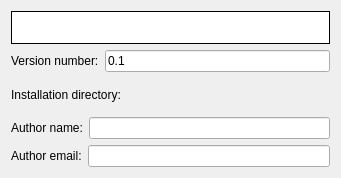
<ui version="4.0" >
 <class>properties</class>
 <widget class="QWidget" name="properties" >
  <property name="geometry" >
   <rect>
    <x>0</x>
    <y>0</y>
    <width>341</width>
    <height>178</height>
   </rect>
  </property>
  <layout class="QGridLayout" name="gridLayout" >
   <item row="0" column="0" >
    <layout class="QVBoxLayout" name="verticalLayout" >
     <item>
      <widget class="QLabel" name="appNameLabel" >
       <property name="palette" >
        <palette>
         <active>
          <colorrole role="WindowText" >
           <brush brushstyle="SolidPattern" >
            <color alpha="255" >
             <red>0</red>
             <green>0</green>
             <blue>0</blue>
            </color>
           </brush>
          </colorrole>
          <colorrole role="Button" >
           <brush brushstyle="SolidPattern" >
            <color alpha="255" >
             <red>255</red>
             <green>255</green>
             <blue>255</blue>
            </color>
           </brush>
          </colorrole>
          <colorrole role="Light" >
           <brush brushstyle="SolidPattern" >
            <color alpha="255" >
             <red>255</red>
             <green>255</green>
             <blue>255</blue>
            </color>
           </brush>
          </colorrole>
          <colorrole role="Midlight" >
           <brush brushstyle="SolidPattern" >
            <color alpha="255" >
             <red>255</red>
             <green>255</green>
             <blue>255</blue>
            </color>
           </brush>
          </colorrole>
          <colorrole role="Dark" >
           <brush brushstyle="SolidPattern" >
            <color alpha="255" >
             <red>127</red>
             <green>127</green>
             <blue>127</blue>
            </color>
           </brush>
          </colorrole>
          <colorrole role="Mid" >
           <brush brushstyle="SolidPattern" >
            <color alpha="255" >
             <red>170</red>
             <green>170</green>
             <blue>170</blue>
            </color>
           </brush>
          </colorrole>
          <colorrole role="Text" >
           <brush brushstyle="SolidPattern" >
            <color alpha="255" >
             <red>0</red>
             <green>0</green>
             <blue>0</blue>
            </color>
           </brush>
          </colorrole>
          <colorrole role="BrightText" >
           <brush brushstyle="SolidPattern" >
            <color alpha="255" >
             <red>255</red>
             <green>255</green>
             <blue>255</blue>
            </color>
           </brush>
          </colorrole>
          <colorrole role="ButtonText" >
           <brush brushstyle="SolidPattern" >
            <color alpha="255" >
             <red>0</red>
             <green>0</green>
             <blue>0</blue>
            </color>
           </brush>
          </colorrole>
          <colorrole role="Base" >
           <brush brushstyle="SolidPattern" >
            <color alpha="255" >
             <red>255</red>
             <green>255</green>
             <blue>255</blue>
            </color>
           </brush>
          </colorrole>
          <colorrole role="Window" >
           <brush brushstyle="SolidPattern" >
            <color alpha="255" >
             <red>255</red>
             <green>255</green>
             <blue>255</blue>
            </color>
           </brush>
          </colorrole>
          <colorrole role="Shadow" >
           <brush brushstyle="SolidPattern" >
            <color alpha="255" >
             <red>0</red>
             <green>0</green>
             <blue>0</blue>
            </color>
           </brush>
          </colorrole>
          <colorrole role="AlternateBase" >
           <brush brushstyle="SolidPattern" >
            <color alpha="255" >
             <red>255</red>
             <green>255</green>
             <blue>255</blue>
            </color>
           </brush>
          </colorrole>
          <colorrole role="ToolTipBase" >
           <brush brushstyle="SolidPattern" >
            <color alpha="255" >
             <red>255</red>
             <green>255</green>
             <blue>220</blue>
            </color>
           </brush>
          </colorrole>
          <colorrole role="ToolTipText" >
           <brush brushstyle="SolidPattern" >
            <color alpha="255" >
             <red>0</red>
             <green>0</green>
             <blue>0</blue>
            </color>
           </brush>
          </colorrole>
         </active>
         <inactive>
          <colorrole role="WindowText" >
           <brush brushstyle="SolidPattern" >
            <color alpha="255" >
             <red>0</red>
             <green>0</green>
             <blue>0</blue>
            </color>
           </brush>
          </colorrole>
          <colorrole role="Button" >
           <brush brushstyle="SolidPattern" >
            <color alpha="255" >
             <red>255</red>
             <green>255</green>
             <blue>255</blue>
            </color>
           </brush>
          </colorrole>
          <colorrole role="Light" >
           <brush brushstyle="SolidPattern" >
            <color alpha="255" >
             <red>255</red>
             <green>255</green>
             <blue>255</blue>
            </color>
           </brush>
          </colorrole>
          <colorrole role="Midlight" >
           <brush brushstyle="SolidPattern" >
            <color alpha="255" >
             <red>255</red>
             <green>255</green>
             <blue>255</blue>
            </color>
           </brush>
          </colorrole>
          <colorrole role="Dark" >
           <brush brushstyle="SolidPattern" >
            <color alpha="255" >
             <red>127</red>
             <green>127</green>
             <blue>127</blue>
            </color>
           </brush>
          </colorrole>
          <colorrole role="Mid" >
           <brush brushstyle="SolidPattern" >
            <color alpha="255" >
             <red>170</red>
             <green>170</green>
             <blue>170</blue>
            </color>
           </brush>
          </colorrole>
          <colorrole role="Text" >
           <brush brushstyle="SolidPattern" >
            <color alpha="255" >
             <red>0</red>
             <green>0</green>
             <blue>0</blue>
            </color>
           </brush>
          </colorrole>
          <colorrole role="BrightText" >
           <brush brushstyle="SolidPattern" >
            <color alpha="255" >
             <red>255</red>
             <green>255</green>
             <blue>255</blue>
            </color>
           </brush>
          </colorrole>
          <colorrole role="ButtonText" >
           <brush brushstyle="SolidPattern" >
            <color alpha="255" >
             <red>0</red>
             <green>0</green>
             <blue>0</blue>
            </color>
           </brush>
          </colorrole>
          <colorrole role="Base" >
           <brush brushstyle="SolidPattern" >
            <color alpha="255" >
             <red>255</red>
             <green>255</green>
             <blue>255</blue>
            </color>
           </brush>
          </colorrole>
          <colorrole role="Window" >
           <brush brushstyle="SolidPattern" >
            <color alpha="255" >
             <red>255</red>
             <green>255</green>
             <blue>255</blue>
            </color>
           </brush>
          </colorrole>
          <colorrole role="Shadow" >
           <brush brushstyle="SolidPattern" >
            <color alpha="255" >
             <red>0</red>
             <green>0</green>
             <blue>0</blue>
            </color>
           </brush>
          </colorrole>
          <colorrole role="AlternateBase" >
           <brush brushstyle="SolidPattern" >
            <color alpha="255" >
             <red>255</red>
             <green>255</green>
             <blue>255</blue>
            </color>
           </brush>
          </colorrole>
          <colorrole role="ToolTipBase" >
           <brush brushstyle="SolidPattern" >
            <color alpha="255" >
             <red>255</red>
             <green>255</green>
             <blue>220</blue>
            </color>
           </brush>
          </colorrole>
          <colorrole role="ToolTipText" >
           <brush brushstyle="SolidPattern" >
            <color alpha="255" >
             <red>0</red>
             <green>0</green>
             <blue>0</blue>
            </color>
           </brush>
          </colorrole>
         </inactive>
         <disabled>
          <colorrole role="WindowText" >
           <brush brushstyle="SolidPattern" >
            <color alpha="255" >
             <red>127</red>
             <green>127</green>
             <blue>127</blue>
            </color>
           </brush>
          </colorrole>
          <colorrole role="Button" >
           <brush brushstyle="SolidPattern" >
            <color alpha="255" >
             <red>255</red>
             <green>255</green>
             <blue>255</blue>
            </color>
           </brush>
          </colorrole>
          <colorrole role="Light" >
           <brush brushstyle="SolidPattern" >
            <color alpha="255" >
             <red>255</red>
             <green>255</green>
             <blue>255</blue>
            </color>
           </brush>
          </colorrole>
          <colorrole role="Midlight" >
           <brush brushstyle="SolidPattern" >
            <color alpha="255" >
             <red>255</red>
             <green>255</green>
             <blue>255</blue>
            </color>
           </brush>
          </colorrole>
          <colorrole role="Dark" >
           <brush brushstyle="SolidPattern" >
            <color alpha="255" >
             <red>127</red>
             <green>127</green>
             <blue>127</blue>
            </color>
           </brush>
          </colorrole>
          <colorrole role="Mid" >
           <brush brushstyle="SolidPattern" >
            <color alpha="255" >
             <red>170</red>
             <green>170</green>
             <blue>170</blue>
            </color>
           </brush>
          </colorrole>
          <colorrole role="Text" >
           <brush brushstyle="SolidPattern" >
            <color alpha="255" >
             <red>127</red>
             <green>127</green>
             <blue>127</blue>
            </color>
           </brush>
          </colorrole>
          <colorrole role="BrightText" >
           <brush brushstyle="SolidPattern" >
            <color alpha="255" >
             <red>255</red>
             <green>255</green>
             <blue>255</blue>
            </color>
           </brush>
          </colorrole>
          <colorrole role="ButtonText" >
           <brush brushstyle="SolidPattern" >
            <color alpha="255" >
             <red>127</red>
             <green>127</green>
             <blue>127</blue>
            </color>
           </brush>
          </colorrole>
          <colorrole role="Base" >
           <brush brushstyle="SolidPattern" >
            <color alpha="255" >
             <red>255</red>
             <green>255</green>
             <blue>255</blue>
            </color>
           </brush>
          </colorrole>
          <colorrole role="Window" >
           <brush brushstyle="SolidPattern" >
            <color alpha="255" >
             <red>255</red>
             <green>255</green>
             <blue>255</blue>
            </color>
           </brush>
          </colorrole>
          <colorrole role="Shadow" >
           <brush brushstyle="SolidPattern" >
            <color alpha="255" >
             <red>0</red>
             <green>0</green>
             <blue>0</blue>
            </color>
           </brush>
          </colorrole>
          <colorrole role="AlternateBase" >
           <brush brushstyle="SolidPattern" >
            <color alpha="255" >
             <red>255</red>
             <green>255</green>
             <blue>255</blue>
            </color>
           </brush>
          </colorrole>
          <colorrole role="ToolTipBase" >
           <brush brushstyle="SolidPattern" >
            <color alpha="255" >
             <red>255</red>
             <green>255</green>
             <blue>220</blue>
            </color>
           </brush>
          </colorrole>
          <colorrole role="ToolTipText" >
           <brush brushstyle="SolidPattern" >
            <color alpha="255" >
             <red>0</red>
             <green>0</green>
             <blue>0</blue>
            </color>
           </brush>
          </colorrole>
         </disabled>
        </palette>
       </property>
       <property name="autoFillBackground" >
        <bool>true</bool>
       </property>
       <property name="frameShape" >
        <enum>QFrame::Panel</enum>
       </property>
       <property name="text" >
        <string/>
       </property>
      </widget>
     </item>
     <item>
      <layout class="QHBoxLayout" name="horizontalLayout_2" >
       <item>
        <widget class="QLabel" name="versionLabel" >
         <property name="text" >
          <string>Version number:</string>
         </property>
         <property name="buddy" >
          <cstring>kcfg_appVersion</cstring>
         </property>
        </widget>
       </item>
       <item>
        <widget class="KLineEdit" name="kcfg_appVersion" >
         <property name="toolTip" >
          <string>Project's version number</string>
         </property>
         <property name="whatsThis" >
          <string>Set your project version number. A first project should start with version 0.1.</string>
         </property>
         <property name="inputMask" >
          <string>0.0; </string>
         </property>
         <property name="text" >
          <string>0.1</string>
         </property>
        </widget>
       </item>
      </layout>
     </item>
     <item>
      <layout class="QHBoxLayout" name="horizontalLayout_3" >
       <item>
        <widget class="QLabel" name="installLabel" >
         <property name="text" >
          <string>Installation directory:</string>
         </property>
         <property name="buddy" >
          <cstring>kcfg_url</cstring>
         </property>
        </widget>
       </item>
       <item>
        <widget class="KUrlRequester" name="kcfg_url" >
         <property name="toolTip" >
          <string>The directory where you will build your project</string>
         </property>
         <property name="whatsThis" >
          <string>Choose the directory where you will build your project. Your home /src is a good default location.</string>
         </property>
        </widget>
       </item>
      </layout>
     </item>
     <item>
      <layout class="QHBoxLayout" name="horizontalLayout_4" >
       <item>
        <widget class="QLabel" name="authorLabel" >
         <property name="text" >
          <string>Author name:</string>
         </property>
         <property name="buddy" >
          <cstring>kcfg_name</cstring>
         </property>
        </widget>
       </item>
       <item>
        <widget class="KLineEdit" name="kcfg_name" >
         <property name="toolTip" >
          <string>Your first name and name</string>
         </property>
         <property name="whatsThis" >
          <string>This will set the copyright to this name</string>
         </property>
         <property name="inputMask" >
          <string/>
         </property>
         <property name="text" >
          <string/>
         </property>
        </widget>
       </item>
      </layout>
     </item>
     <item>
      <layout class="QHBoxLayout" name="horizontalLayout_5" >
       <item>
        <widget class="QLabel" name="emailLabel" >
         <property name="text" >
          <string>Author email:</string>
         </property>
         <property name="buddy" >
          <cstring>kcfg_email</cstring>
         </property>
        </widget>
       </item>
       <item>
        <widget class="KLineEdit" name="kcfg_email" >
         <property name="toolTip" >
          <string>Your email address</string>
         </property>
         <property name="whatsThis" >
          <string>This email address will be next to your name in the copyright credit of the project files.</string>
         </property>
         <property name="inputMask" >
          <string/>
         </property>
         <property name="text" >
          <string/>
         </property>
        </widget>
       </item>
      </layout>
     </item>
    </layout>
   </item>
  </layout>
 </widget>
 <customwidgets>
  <customwidget>
   <class>KLineEdit</class>
   <extends>QLineEdit</extends>
   <header>klineedit.h</header>
  </customwidget>
  <customwidget>
   <class>KUrlRequester</class>
   <extends>QFrame</extends>
   <header>kurlrequester.h</header>
  </customwidget>
 </customwidgets>
 <resources/>
 <connections/>
</ui>
